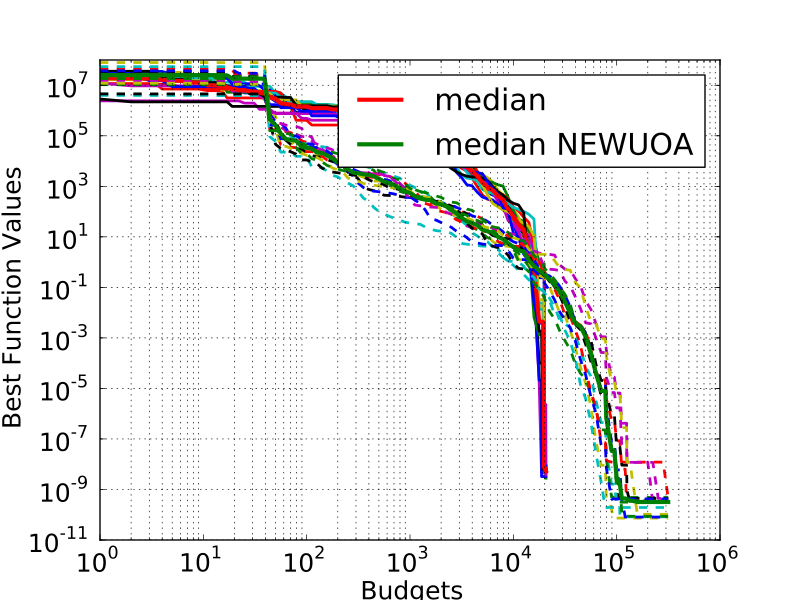

Write Python code to recreate this figure.
#!/usr/bin/env python
# -*- coding: utf-8 -*-

import urllib
import tarfile
from pylab import *
ion() # may be needed for figures to be shown when executing the script

import bbob_pproc as bb

# Collect and unarchive data (3.4MB)
dataurl = 'http://coco.lri.fr/BBOB2009/pythondata/BIPOP-CMA-ES.tar.gz'
filename, headers = urllib.urlretrieve(dataurl)
archivefile = tarfile.open(filename)
archivefile.extractall()

ds = bb.load('BBOB2009pythondata/BIPOP-CMA-ES/ppdata_f002_20.pickle')
d = ds[0] # store the first element of ds in d for convenience
budgets = d.funvals[:, 0] # stores first column in budgets
funvals = d.funvals[:, 1:] # stores all other columns in funvals

nbrows, nbruns = funvals.shape
for i in range(0, nbruns):
    loglog(budgets, funvals[:, i])
grid()
xlabel('Budgets')
ylabel('Best Function Values')
loglog(budgets, median(funvals, axis=1), linewidth=3, color='r',
       label='median')
legend() # display legend

dataurl = 'http://coco.lri.fr/BBOB2009/pythondata/NEWUOA.tar.gz'
filename, headers = urllib.urlretrieve(dataurl)
archivefile = tarfile.open(filename)
archivefile.extractall()

ds1 = bb.load('BBOB2009pythondata/NEWUOA/ppdata_f002_20.pickle')
d1 = ds1[0]
budgets1 = d1.funvals[:, 0]
funvals1 = d1.funvals[:, 1:]
for i in range(0, funvals1.shape[1]):
    loglog(budgets1, funvals1[:, i], linestyle='--')
loglog(budgets1, median(funvals1, axis=1), linewidth=3, color='g',
       label='median NEWUOA')
legend() # updates legend
